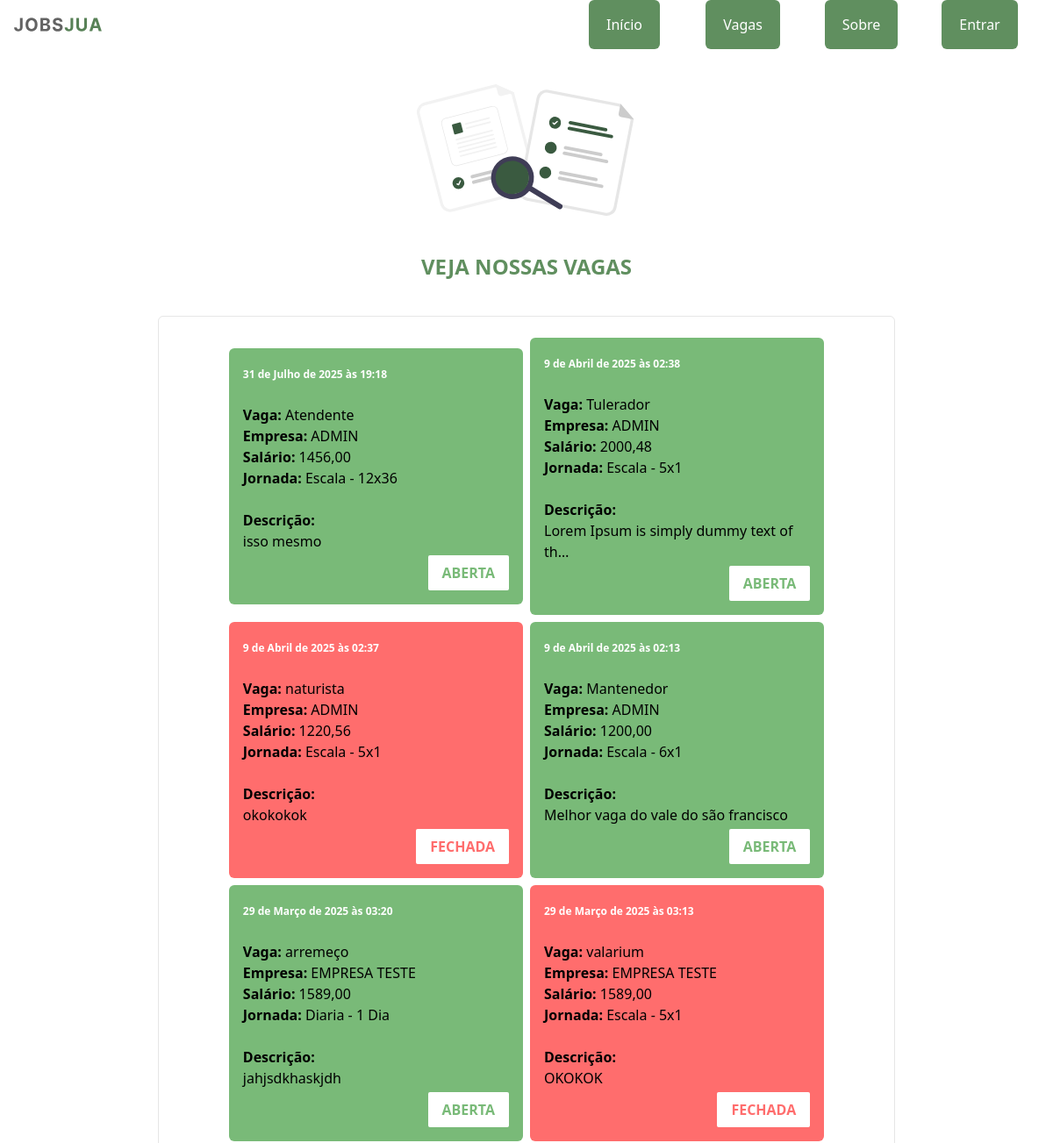
The app's page /view_vacancies/ (upper part), older data.
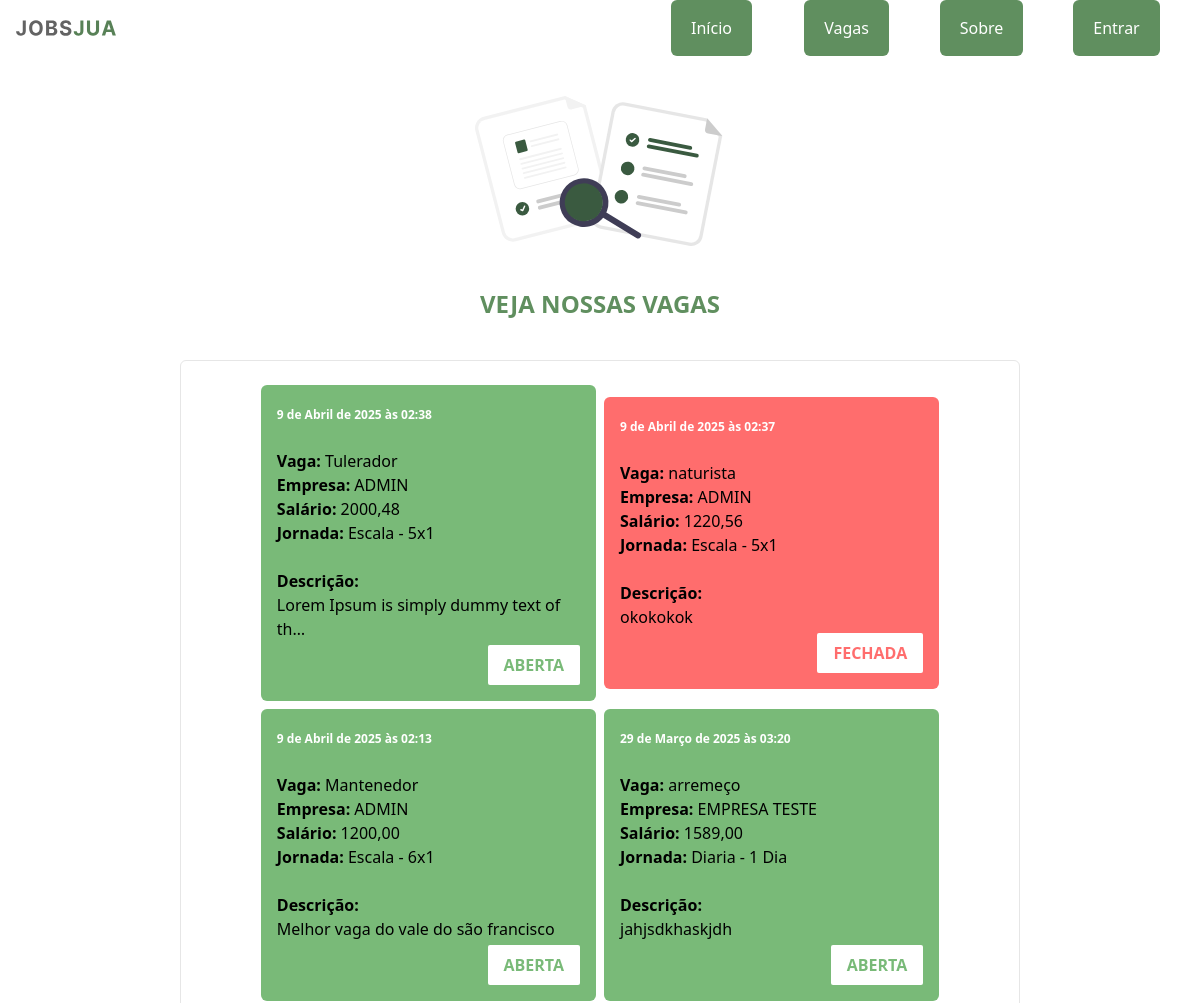
The same page, newer data.
### jobs/models.py (models this page shows, shortened)
class Vacancie(models.Model):
  TYPE_MODALITY = (
    ("CLT - Efetivo",     'CLT - Efetivo'),
    ("CLT - Ferista",     'CLT - Ferista'),
    ("CLT - Contrato",    'CLT - Contrato'),
    ("AVULSO - Diaria",   'AVULSO - Diaria'),
    ("AVULSO - Semanal",  'AVULSO - Semanal'),
    ("AVULSO - Quinzena", 'AVULSO - Quinzena'),
    ("CNPJ - Prestação de serviço",  'CNPJ - Prestação de serviço'),
  )
  TYPE_JOURNEY = (
    ("Escala - 5x1",      'Escala - 5x1'),
    ("Escala - 5x2",      'Escala - 5x2'),
    ("Escala - 6x1",      'Escala - 6x1'),
    ("Escala - 12x36",    'Escala - 12x36'),
    ("Escala - 18x36",    'Escala - 18x36'),
    ("Diaria - 1 Dia",    'Diaria - 1 Dia'),
    ("Diaria - 7 Dias",   'Diaria - 7 Dias'),
    ("Diaria - 15 Dias",  'Diaria - 15 Dias'),
  )
  TYPE_STATE = (
    (True,'Vaga aberta'),
    (False,'Vaga fechada'),
  )
  title = models.CharField(max_length=200, blank=False, null=False, verbose_name="Titulo")
  enterprise = models.ForeignKey(Enterprise,on_delete=models.CASCADE, verbose_name="Empresa")
  email = models.CharField(max_length=200, blank=False, null=False, verbose_name="Email")
  whatsapp = models.CharField(max_length=200, blank=False, null=False, verbose_name="WhatsApp")
  wage = models.FloatField(max_length=200, blank=False, null=False, verbose_name="Salário")
  modality = models.CharField(choices=TYPE_MODALITY, verbose_name="Modalidade", max_length=200)
  weekly_journey = models.CharField(choices=TYPE_JOURNEY, verbose_name="Jornada", max_length=200)
  work_shift = models.CharField(max_length=200, blank=False, null=False, verbose_name="Turno")
  state = models.BooleanField( choices=TYPE_STATE, default=True , verbose_name="Estado",  )
  description = models.TextField(max_length=2000, blank=False, null=False, verbose_name="Descrição")
  create_at = models.DateTimeField(auto_now=True)
  class Meta:
    verbose_name_plural = 'Vagas'

class Enterprise(AbstractUser):
  HIRING_CHOICES = (
    (True, "Sim"),
    (False, "Não"),
  )
  cnpj = models.CharField(max_length=17, null=False, blank=False,unique=False, verbose_name="CNPJ")
  email = models.EmailField(unique=True, verbose_name="Email")
  sector = models.CharField(max_length=200, verbose_name="Setor")
  phone = models.CharField(max_length=11, blank=False, null=False, verbose_name="Telefone")
  whatsapp = models.CharField(max_length=11, blank=False, null=True, verbose_name="WhatsApp")
  is_hiring = models.BooleanField(choices=HIRING_CHOICES, verbose_name="Está contratando", null=False, default=True)
  USERNAME_FIELD = 'email'
  REQUIRED_FIELDS = [
    'username',
  ]
  class Meta:
    verbose_name_plural = 'Empresas'
  def __str__(self):
    return f"{self.username}"

### jobs/views.py (the view)
# urls.py: path('view_vacancies/', views.view_vacancies, name='view_vacancies'),
def view_vacancies(request):
  vacancie = Vacancie.objects.all().order_by("-id")
  vacancie_paginator = Paginator(vacancie, 8)
  page_num = request.GET.get('page')
  page = vacancie_paginator.get_page(page_num)
  context = {
    'page': page,
    'vacancie_paginator': vacancie_paginator
  }
  return render(request, template_name="view_vacancies.html", context=context)

### jobs/templates/view_vacancies.html (shortened to what this page needs)
{% extends "jobs/base.html" %}
{% load icons static %}
{% block title-page %}
  <img width="200" height="200" class="mb-10 w-[60%] md:w-[60%]" src="{%  static 'svg/search.svg' %}" alt="veja nossas vagas">
  <h1>VEJA NOSSAS VAGAS</h1>
{% endblock title-page %}
{% block main %}
  {% for item in page %}
      {% if item.state == True %}
        <a href="{% url 'view_one_vacancie' id=item.id %}" class="w-[95%]
        h-auto bg-myGreen-400  hover:bg-myGreen-500 duration-300  p-4 rounded-md my-2
            md:m-1 md:w-[80%]
            lg lg:w-[40%]
        ">
        <strong class="text-[12px] text-myWhite-50" >{{ item.create_at }}</strong> <br> <br>
        <strong>Vaga: </strong>{{ item.title  }}<br>
        <strong>Empresa: </strong> {{ item.enterprise|upper }} <br>
        <strong>Salário: </strong> {{ item.wage|floatformat:2 }}  <br>
        <strong>Jornada: </strong> {{ item.weekly_journey }} <br> <br>
        <strong>Descrição: </strong>
        <p>{{ item.description|truncatechars:40 }}</p>
          <div class="flex justify-end items-center mt-1">
            <strong class="px-4 py-2 text-myGreen-400 bg-myWhite-50  rounded-sm">ABERTA</strong>
          </div>
        </a>
        {% else %}
        <a href="{% url 'view_one_vacancie' id=item.id %}" class="w-[95%]
        h-auto bg-myRed-400  hover:bg-myRed-500 duration-300  p-4 rounded-md my-2
            md:m-1 md:w-[70%]
            lg lg:w-[40%]
        ">
        <strong class="text-[12px] text-myWhite-50" >{{ item.create_at }}</strong> <br> <br>
        <strong>Vaga: </strong>{{ item.title  }}<br>
        <strong>Empresa: </strong> {{ item.enterprise|upper }} <br>
        <strong>Salário: </strong> {{ item.wage|floatformat:2 }}  <br>
        <strong>Jornada: </strong> {{ item.weekly_journey }} <br> <br>
        <strong>Descrição: </strong>
        <p>{{ item.description|truncatechars:40 }}</p>
          <div class="flex justify-end items-center mt-1">
            <strong class="px-4 py-2 text-myRed-400 bg-myWhite-50  rounded-sm">FECHADA</strong>
          </div>
        </a>
        {% endif %}
    {% endfor %}
{% endblock main %}

Row changes from the older to the newer data that the page shows:
removed Vacancie: create_at "31 de Julho de 2025 às 19:18", title "Atendente", enterprise "ADMIN", wage "1456,00", weekly_journey "Escala - 12x36", description "isso mesmo"
no longer on this page (row unchanged): Vacancie: create_at "29 de Março de 2025 às 03:13", title "valarium", enterprise "EMPRESA TESTE", wage "1589,00", weekly_journey "Escala - 5x1", description "OKOKOK"
